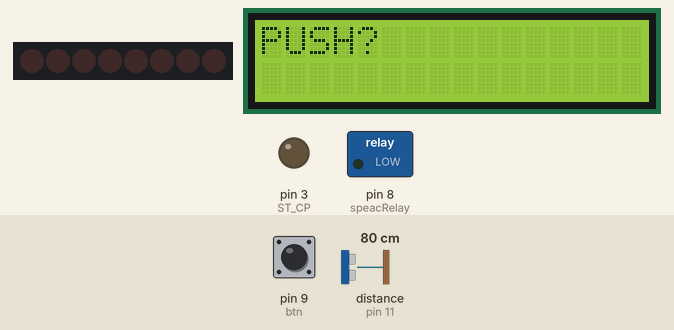
A sketch run on a simulated Arduino Uno, built with avr-gcc and run on an emulated ATmega328P. Parts: 8 shift-register outputs drawn as a row of LEDs (first output left, lit = HIGH), 16×2 character LCD, switched loads named in the sketch (green lamp = pin HIGH), output pins drawn as LEDs (lit = HIGH). Wiring (inferred from the names in the program): ultrasonic range finder: trigger pin 10; echo pin 11; shift register (74HC595): data pin 2; shift clock pin 4. Wiring (inferred from the signals the program sends): row of LEDs: on Q0, Q1, Q2, Q3, Q4, Q5, Q6, Q7. The inputs (shaded band) are chosen by the test bench; at power-on: distance to the obstacle (sensor on pin 11) 80 cm, pin 9 (btn) LOW. The echo pulse lasts 58.3 µs per cm; the local clock reads 2024-03-15 10:24:30 at power-on unless the sketch sets it; pins used as bus, display or sensor lines are not drawn; what the sketch prints to the serial monitor is not drawn.

Above: at 1.2 s.
1.3 s: distance to the obstacle (sensor on pin 11) set to 22 cm
2.8 s: distance to the obstacle (sensor on pin 11) set to 19 cm
At 3.3 s:
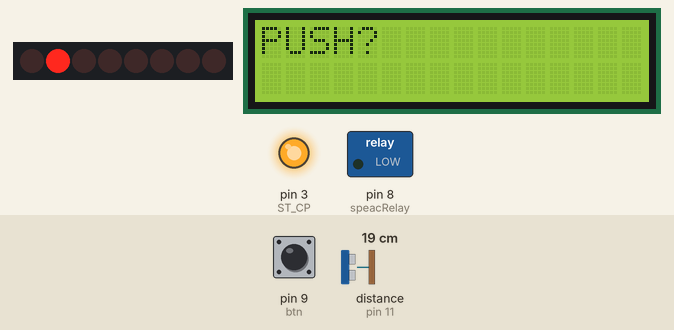
Timing chart, 0 to 5.8 s (numbered marks = the images above; inputs shaded):
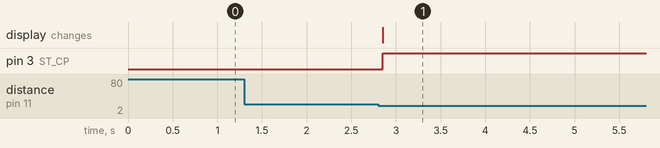

The sketch:

arduinoMQTT.ino
```cpp
/*
   TimeRTC.pde
   example code illustrating Time library with Real Time Clock.
   pwm -  5, 6 : 9, 10 : 11  13

	Timer0 - используется millis (), micros (), delay () и ШИМ на пинах 5 и 6
	Timer1 - используется для Servo, библиотеки WaveHC и ШИМ на пинах 9 и 10
	Timer2 - используется Tone и ШИМ на пинах 11 и 13

*/
#include <Ultrasonic.h>  //Дальнометр SR04
#include <TimeLib.h>
#include <Wire.h>
#include <DS1307RTC.h>  // a basic DS1307 library that returns time as a time_t
#include <PCF8574.h>
#include "IRremote.h"
#include <DHT.h>
//#include <avr/pgmspace.h> // ДлЯ Progem запись во флэш
#include <Time.h>

#include <LiquidCrystal_I2C.h>
LiquidCrystal_I2C lcd(0x21,16,2);

//КОНСТАНТЫ
#define DHTPIN 6
#define DHTTYPE           DHT11
//#define btnSpeac      2
#define btn      9
//#define micD      7
#define sr04Trig  10
#define sr04Echo  11
Ultrasonic ultrasonic(sr04Trig, sr04Echo);

//74HC595
#define DS  2
#define ST_CP  3
#define SH_CP  4

#define speacRelay      8
//#define micLamp      3

//Инфрокарсный пульт
IRrecv irrecv(7);
decode_results results;
//RGB светодиод
//#define redPin  10
//#define greenPin  13
//#define bluePin  9


const int btns = A0;   //496, 333, ,249, 199, 165
const int sensTherm = A2;
const int sensLight = A3;


int TempBtn=0;
int tempBtns;
int tempTherm;
int sensorValue = 0;
int val;
int myInts[10];
int counter = 0;
int counterSr04 = 0;
char ch = 0;
byte registers = 0b00000000;
String str = "";
byte  strKey = 0;
String strAdr = " ";
String strVal = " ";
 //Ultrasonic ultrasonic(sr04Trig, sr04Echo);


//Драйвер двигателя
/*int IN1 = 5;
int IN2 = 6;
int EN1 = 9;*/


/*byte path[3]= {
  B01111111,
  B10111111,
  B11011111
  };*/

  //Rgb светодиод
/*const int RedPin = 1;
const int GreenPin = 2;
const int BluePin = 3;
int redPin = 5;
int greenPin = 6;
int bluePin = 9;*/

String redNum;
String greenNum;
String blueNum;
 byte color[][3]  = {
	{119, 221, 231},
	{227, 38, 54},
	{153, 102, 204},
	{106, 90, 205},
	{0, 49, 83},
	{119, 221, 231},
	{176, 63, 53},
	{175, 238, 238},
	{152, 251, 152},
	{255, 220, 51},
	{42, 141, 156},
	{0, 155, 118},
	{144, 0, 32},
	{248, 23, 62}
  };
  int collorRow = sizeof(color) /3; //Кол-во строк массива, 3 столбца
bool isTimeSet = false; //флаг, указывающий на то, была ли уже задана дата


int tp1,tp2,tp3 = 0;
byte varIrc = 0;


DHT dht(DHTPIN, DHTTYPE);
uint32_t delayMS;

//PCF8574 expander;
void setup()  {
//LCD
  lcd.init();
  lcd.backlight();// Включаем подсветку дисплея
  lcd.print("PUSH?");
//Конец LCD
	pinMode(sr04Trig, OUTPUT);
  pinMode(sr04Echo, INPUT);
	 //Serial.begin(115200);
   Serial.begin(9600);
  Serial.println("Start");
	//Расширитель портов
	/*expander.begin(0x20);
	expander.pinMode(4, INPUT);
	expander.pullDown(4);*/
	//pinMode(btnSpeac, INPUT);   //а 2й – входом
  //pinMode(btn, INPUT);   //а 3й – входом
  pinMode(btn, INPUT);   //а 9й – входом кнопкиъ

  pinMode(speacRelay, OUTPUT);  //8й вывод будет выходом
  digitalWrite(speacRelay, LOW);

  //pinMode(micLamp, OUTPUT);  //9й вывод будет выходом
 // digitalWrite(micLamp, LOW);


  //устанавливаем режим OUTPUT 74HC595
  pinMode(ST_CP, OUTPUT);
  pinMode(SH_CP, OUTPUT);
  pinMode(DS, OUTPUT);


// время
  while (!Serial) ; // Только для платы Leonardo
  setSyncProvider(RTC.get);   // получаем время с RTC
  if (timeStatus() != timeSet)
    Serial.println("Unable to sync with the RTC"); //синхронизация не удаласть
  else
    Serial.println("RTC has set the system time");

dht.begin();

}

void loop()
{

	sendToMQTT ();
	delay(1);
	float dist_cm=120;
	if (counterSr04==0){
		 dist_cm = ultrasonic.Ranging(1);       // get distance
	}
	//Serial.println(dist_cm);
	if (digitalRead(btn)==HIGH || dist_cm<20){
		delay(50);
		TempBtn=!TempBtn;
		setRegShift(1, TempBtn);
		Serial.println("/hall/lamp@"+String(TempBtn)+"%");
		while(digitalRead(btn)==HIGH || dist_cm<20){
			dist_cm = ultrasonic.Ranging(1);
			delay(5);
		}
		delay(40);
		counterSr04=2000;
	}
	if (counterSr04!=0){
		counterSr04--;
	}

	//Вывод данных
if (counter == 5000)
{
	counter = 0;
	Serial.println("/hall/sensTherm@"+String(float(Thermister(analogRead(sensTherm))),1)+"%");
	Serial.println("/hall/sensLight@"+String(float(analogRead(sensLight)),1)+"%");
	 Serial.println("/hall/timeEsp@"+digitalClockDisplay()+"%");
	//delay(5);
	 val = !digitalRead(speacRelay);

	  //Считываем влажность и температуру
	float h = dht.readHumidity();
	float t = dht.readTemperature();

	// Проверка удачно прошло ли считывание влажности и температуры
	if (isnan(h) || isnan(t)) {
		Serial.println("/hall/dht11@off%");
	return;
	}
	 Serial.println("/hall/dht11t@"+String(t)+"%");
	 Serial.println("/hall/dht11h@"+String(h)+"%");


}
counter++;
}

//*********************************************************************************************
//***************************************ФУНКЦИИ***********************************************
//*********************************************************************************************


void sendToMQTT ()
{
	 while (Serial.available() > 0)
  {
	delay(1);
    ch = Serial.read();
	if (ch == '@')
	{
		strKey = 1;
		continue;
	}
	if (ch == '%')
	{
		strKey = 1;
		break;
	}

	if (strKey == 0)
		strAdr += ch;
	else
		strVal += ch;
  }
  strAdr.trim();
  strVal.trim();
  //Если получены какие-то данные с ЕСП
  if (strAdr != "" || strVal != "" )
  {
	  //Serial.println(strAdr+strVal);
	  if (strAdr=="/hall/light")
	  digitalWrite(speacRelay, !strVal.toInt()); //

	//Сдвиговый регистр
	String tempStrAdr = strAdr.substring(0, strAdr.length()-1);

	if (tempStrAdr = "/hall/shiftReg")
	{
		String lastStrAdr = strAdr.substring(strAdr.length()-1);
		setRegShift(lastStrAdr.toInt(), strVal.toInt());
	}

	if (strAdr=="/hall/lamp"){
		setRegShift(1, TempBtn);
	}
	/*char strAdrBuf[25];
	char strValBuf[10];
	strAdr.toCharArray(strAdrBuf, 25);
	strVal.toCharArray(strValBuf, 10);
    client.publish(strAdrBuf, strValBuf);*/
    strAdr = " "; //Сброс переменных
	strVal = " ";
	strKey = 0;
  }
}
//Термистор
double Thermister(int RawADC) {
	double Temp;
	Temp = log(((10240000/RawADC) - 10000));
	Temp = 1 / (0.001129148 + (0.000234125 + (0.0000000876741 * Temp * Temp ))* Temp );
	Temp = Temp - 273.15;		// Kelvin to Celcius
	//Temp = (Temp * 9.0)/ 5.0 + 32.0;		// 1 способ Convert Celcius to Fahrenheit
	//Temp = (Temp * 1.8) + 32.0;		// 2 способ Convert Celcius to Fahrenheit
	return Temp;
}
//Вывод часов
String digitalClockDisplay() {
	String clockTemp = "";
  // digital clock display of the time
  /*Serial.print(hour());
  //printDigits(hour());
  printDigits(minute());
  printDigits(second());
  Serial.print(" ");
  Serial.print(day());
  Serial.print(" ");
  Serial.print(month());
  Serial.print(" ");
  Serial.print(year());
  Serial.println();*/
  //delay(1000);
  return clockTemp = String(hour())+printDigits(minute())+printDigits(second());
}

String printDigits(int num) {
	String a =":";
  // utility function for digital clock display: prints preceding colon and leading 0
  //Serial.print(":");
  if (num < 10)
    //Serial.print('0');
	a+="0";
	 return a+=String(num);
 // Serial.print(num);
}
/*void convertDigits(String digits) {
  // utility function for digital clock display: prints preceding colon and leading 0
  Serial.print(":");
  if (digits < 10)
    Serial.print('0');
  Serial.print(digits);
}*/
//Установить бит в сдвиговый регистр
void setRegShift(int num, int val)
{
	bitWrite(registers, num,val);
	regShift(registers);

	/*if (bitRead(registers,num))
	{
		bitWrite(registers, num,0);
		regShift(registers);
		Serial.println("/hall/RegShift"+String(num)+"@1%");
	}
	else
	{
		bitWrite(registers, num,1);
		regShift(registers);
		Serial.println("/hall/RegShift"+String(num)+"@0%");
	}*/

	//Serial.println(analogRead(btns));
    //delay(400);

}
//Сдвиг через сдвиговый регистр 74HC595
void regShift (byte a){
	digitalWrite(ST_CP, LOW);
    shiftOut(DS, SH_CP, MSBFIRST, a);
    digitalWrite(ST_CP, HIGH);
	//Serial.print("------");
	//Serial.println(a);
}


//void setColor(int red, int green, int blue)

/*void setColor(int i)

{
	analogWrite(redPin, color[i][0]);
	analogWrite(greenPin, color[i][1]);
	analogWrite(bluePin, color[i][2]);


	Serial.println(String(i,DEC));
	Serial.println(String(color[i][0], DEC) + " "+String(color[i][1], DEC)+" "+String(color[i][2], DEC));
	Serial.println(String(collorRow+99, DEC));
	Serial.println(" ");

}*/

/*void readColor ()
{
	if (Serial.available() > 0) {  //если есть доступные данные
        // считываем байт
		str="";
		redNum = "";
		greenNum ="";
		redNum = "";
        str = Serial.read();
		redNum = str.substring(1,3);
		greenNum = str.substring(3,6);
		redNum = str.substring(6,8);

		//Serial.println(redNum);
		//Serial.println(greenNum);
		//Serial.println(redNum);
		//String stringOne =  String(color[1][1], DEC);
		//Serial.println(String(color[1][1], DEC)); // Вязть данные из двумерного массива и конвертировать в строку
		//Serial.println(String((color[1][1])byteArray));
	}

}*/


void checkTime ()
{
	  if (timeStatus() == timeSet)
  {
    /*if (digitalRead(btn) == HIGH)
	{
      //digitalClockDisplay();
    }*/
    if (hour() == 6 and minute() == 45 and digitalRead(5) == 1)
	{
      digitalWrite(speacRelay, LOW);
    }

  }
  else
  {
    Serial.println("The time has not been set.  Please run the Time");
    Serial.println("TimeRTCSet example, or DS1307RTC SetTime example.");
    Serial.println();
    delay(4000);
  }
}


//Работы с цифровым сигналом, кнопка
	 //digitalWrite(relay1, !digitalRead(relay1));
	/*if (digitalRead(relay1))
		Serial.println("/home/hall/ard1relay1@1%");
	else
		Serial.println("/home/hall/ard1relay1@0%");*/
   // while (digitalRead(btnSpeac) == HIGH) //Ждать пока не отжмется кнопка


void setTimeFromFormatString(String time)
{
  //ДД.ММ.ГГ чч:мм:сс
  int day = time.substring(0, 2).toInt();
  int month = time.substring(3, 5).toInt();
  int year = time.substring(6, 8).toInt();
  int hours = time.substring(9, 11).toInt();
  int minutes = time.substring(12, 14).toInt();
  int seconds = time.substring(15, 17).toInt();
  TimeElements te;
  te.Second = seconds;
  te.Minute = minutes;
  te.Hour = hours;
  te.Day = day;
  te.Month = month;
  te.Year = year + 30; //год в библиотеке отсчитывается с 1970. Мы хотим с 2000
  time_t timeVal = makeTime(te);
  RTC.set(timeVal);
  setTime(timeVal);
}
```

Measured:
- the behaviour switches between 21 and 20 cm on distance to the obstacle (sensor on pin 11) (found by bisection; images 0 and 1)
- after the input at 1.3 s, every drawn part: stays the same
- after the input at 2.8 s, pin 3 (ST_CP): LOW → HIGH after 0.05 s; the display: changes after 0.05 s (image 1)
